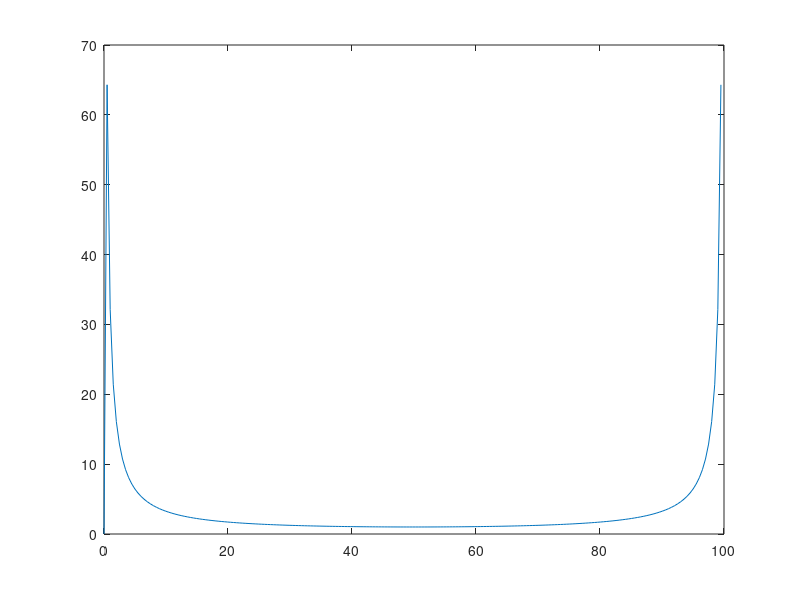

Write the MATLAB code that produced this figure.
Ts = 1/100;

x = -1:Ts:1;
y = -1:Ts:1;
L = length(x);
for i = 1:length(x)
    y(i) = abs(x(i)) - 1;
end


f = fft(x);
fs = 1/Ts;
freq = (0:length(f)-1)*fs/length(f);
plot(freq, abs(f))
 